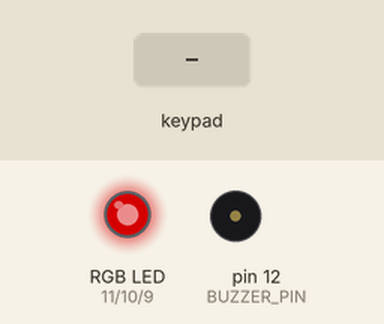
Recording of a sketch running on a simulated Arduino Uno, built with avr-gcc and run on an emulated ATmega328P. Shown: an RGB LED mixed from three pins (HIGH = lit), buzzer (waves = sounding). Dashed ring = blinking. Inputs (shaded band) come from the test bench. Dim RGB values are drawn brighter than linear; what the sketch prints to the serial monitor is not drawn.

Above: at 1.4 s.
1.5 s: key '*' pressed
At 2.6 s:
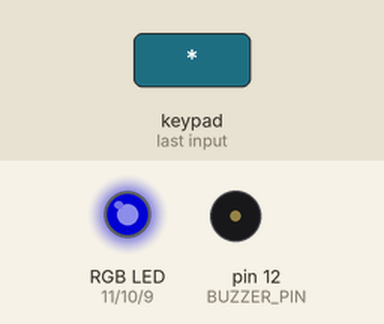
3.2 s: keypad keys 0 0 0 0 pressed 0.4 s apart
At 4.9 s:
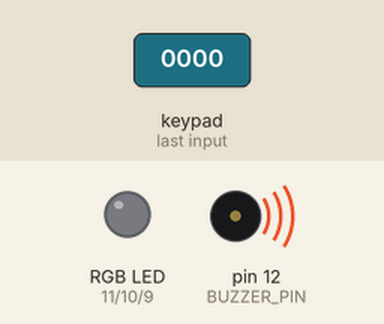
6.6 s: keypad keys 0 0 0 0 # pressed 0.4 s apart
At 6.9 s:
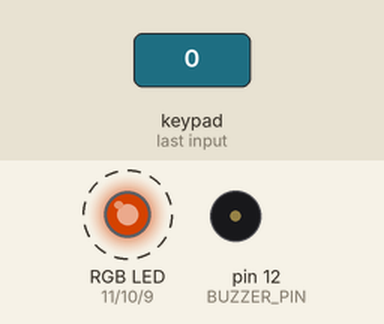
10.1 s: key '1' pressed
At 12.0 s:
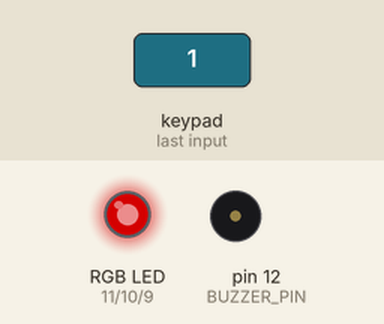
12.3 s: key '#' pressed
At 13.2 s:
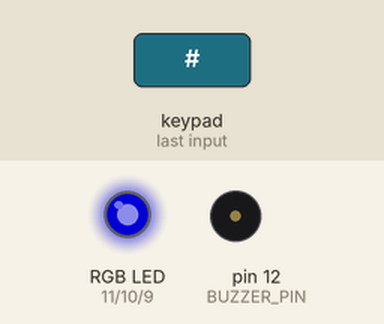
14.0 s: key '2' pressed
At 15.0 s:
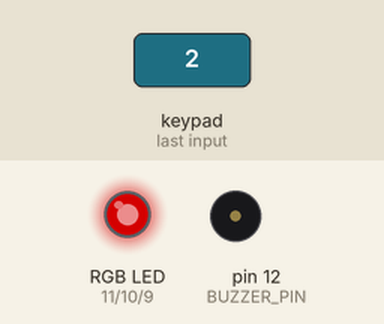
Timing chart, 0 to 17.0 s (numbered marks = the images above; inputs shaded):
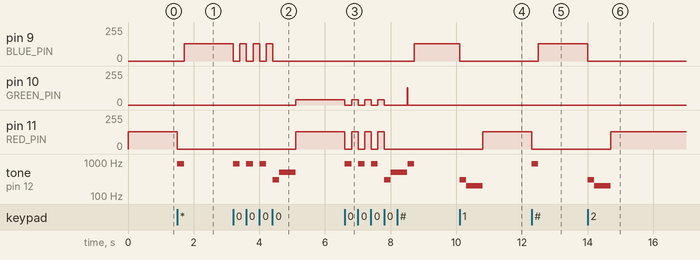

The sketch:

day-14.ino
```cpp
#include <Arduino.h>
#include <Keypad.h>

const byte ROWS = 4;
const byte COLS = 4;

const byte PIN_LENGTH = 4;
char current_pin[PIN_LENGTH] = { '0', '0', '0', '0'};

const byte ROW_PINS[ROWS] = {5, 4, 3, 2};
const byte COL_PINS[COLS] = {6, 7, 8, 13};

// map buttons to numbers, so we can use them as an index into TONES
const char BUTTONS[ROWS][COLS] = {
    {'1', '2', '3', 'A'},
    {'4', '5', '6', 'B'},
    {'7', '8', '9', 'C'},
    {'*', '0', '#', 'D'}};

Keypad badgerButtons = Keypad(makeKeymap(BUTTONS), ROW_PINS, COL_PINS, ROWS, COLS);

const byte BUZZER_PIN = 12;

const byte RED_PIN = 11;
const byte GREEN_PIN = 10;
const byte BLUE_PIN = 9;

void setup()
{
    pinMode(BUZZER_PIN, OUTPUT);
    pinMode(RED_PIN, OUTPUT);
    pinMode(GREEN_PIN, OUTPUT);
    pinMode(BLUE_PIN, OUTPUT);

    // Locked initially = RED
    displayColour(128, 0, 0);

    Serial.begin(115200);
    delay(200);
    Serial.println("Press the star thingy for a new pin or the noughts and crosses grid to log in. If you forgot then its just bad luck. Nothing we can do for ya.");
}

void loop()
{
    char button_character = badgerButtons.waitForKey();

    if (button_character == '#')
    {
        giveInputFeedback();
        bool access_allowed = validatePIN();

        if (access_allowed)
        {
            Serial.println("Well done. You logged in. Even though this is the only reward. K bye.");
        }
        else
        {
            Serial.println("INTRUDER!!!!! or u forgot ur pin. probs more likely.");
            Serial.println("Press the star thingy for a new pin or the noughts and crosses grid to log in.");
        }
    }

    if (button_character == '*')
    {
        giveInputFeedback();
        bool access_allowed = validatePIN();

        if (access_allowed)
        {
            displayPinChangeColour();
            Serial.println("Hi. Press some random numbers i guess.");

            for (int i = 0; i < PIN_LENGTH; i++)
            {
                current_pin[i] = badgerButtons.waitForKey();

                if (i < (PIN_LENGTH - 1)) {
                    giveInputFeedback();
                    displayPinChangeColour();
                }
                Serial.print("*");
            }

            Serial.println();
            Serial.println("Yo did it!");
            Serial.println("Press the star thingy for a new pin or the noughts and crosses grid to log in.");
            giveSuccessFeedback();
        }
        else
        {
            // giveErrorFeedback();
            Serial.println("Bro, you messed up");
        }
    }
}

bool validatePIN()
{
    Serial.println("put in yo pin");

    for (int i = 0; i < PIN_LENGTH; ++i) {
        char button_character = badgerButtons.waitForKey();

        if (current_pin[i] != button_character) {
            giveErrorFeedback();
            Serial.println();
            Serial.print("yo, i fink ya messed up: ");
            Serial.println(button_character);
            return false;
        }

        if (i < (PIN_LENGTH - 1)) {
            giveInputFeedback();
        }

        Serial.print("*");
    }

    giveSuccessFeedback();
    Serial.println();
    Serial.println("Well done yo!");
    return true;
}

// Display a color by providing Red, Green and Blue intensities (0-255)
void displayColour(byte red, byte green, byte blue) {
  analogWrite(RED_PIN, red);      // Set red LED intensity using PWM
  analogWrite(GREEN_PIN, green);  // Set green LED intensity using PWM
  analogWrite(BLUE_PIN, blue);    // Set blue LED intensity using PWM
}


// A recognized button was pressed.  Give short beep and blue LED
void giveInputFeedback() {
  displayColour(0, 0, 0);    // Turn off LED while playing tone
  tone(BUZZER_PIN, 880, 200);
  delay(200);                // Delay while tone is playing because tone() returns immediately
  displayColour(0, 0, 128);  // Restore blue LED
}

// A matching PIN has been entered or a new PIN has been accepted.
// Play TADA! sound and display green LED
void giveSuccessFeedback() {
  displayColour(0, 0, 0);   // Turn off LED while playing tone
  tone(BUZZER_PIN, 300, 200);
  delay(200);               // Delay while tone is playing because tone() returns immediately

  tone(BUZZER_PIN, 500, 500);
  delay(500);               // Delay while tone is playing because tone() returns immediately
  displayColour(0, 128, 0); // Display green LED
}

// Bad PIN entered.  Play descending tone and display red LED
void giveErrorFeedback() {
  displayColour(0, 0, 0);     // Turn off LED while playing tone
  tone(BUZZER_PIN, 300, 200);
  delay(200);                 // Delay while tone is playing because tone() returns immediately

  tone(BUZZER_PIN, 200, 500); // Frequency = 200Hz, Duration = 200ms
  delay(500);                 // Delay while tone is playing because tone() returns immediately
  displayColour(128, 0, 0);   // Display red LED
}

void displayPinChangeColour() {
    displayColour(128, 40, 0);
}
```

Measured:
- after the input at 1.5 s, pin 9 (BLUE_PIN): 0/255 → 128/255 after 0.21 s; pin 11 (RED_PIN): 128/255 → 0/255 at once; tone on pin 12 (BUZZER_PIN): silent → 880 Hz at once, → silent 0.20 s later
- after the input at 3.2 s, pin 9 (BLUE_PIN): alternates 128/255 for 0.20 s and 0/255 for 0.20 s, 7 changes in all, then stays 0/255, starting at once; pin 10 (GREEN_PIN): 0/255 → 40/255 after 1.9 s
- after the input at 6.6 s, pin 9 (BLUE_PIN): 0/255 → 128/255 after 2.1 s; pin 10 (GREEN_PIN): 40/255 → 0/255 at once, → 40/255 0.20 s later, → 0/255 0.20 s later, → 40/255 0.20 s later, … (9 changes in this stretch)
- after the input at 10.1 s, pin 9 (BLUE_PIN): 128/255 → 0/255 at once; pin 11 (RED_PIN): 0/255 → 128/255 after 0.70 s; tone on pin 12 (BUZZER_PIN): silent → 300 Hz at once, → 200 Hz 0.20 s later, → silent 0.50 s later
- after the input at 12.3 s, pin 9 (BLUE_PIN): 0/255 → 128/255 after 0.21 s; pin 11 (RED_PIN): 128/255 → 0/255 at once; tone on pin 12 (BUZZER_PIN): silent → 880 Hz at once, → silent 0.20 s later
- after the input at 14.0 s, pin 9 (BLUE_PIN): 128/255 → 0/255 at once; pin 11 (RED_PIN): 0/255 → 128/255 after 0.70 s; tone on pin 12 (BUZZER_PIN): silent → 300 Hz at once, → 200 Hz 0.20 s later, → silent 0.50 s later
